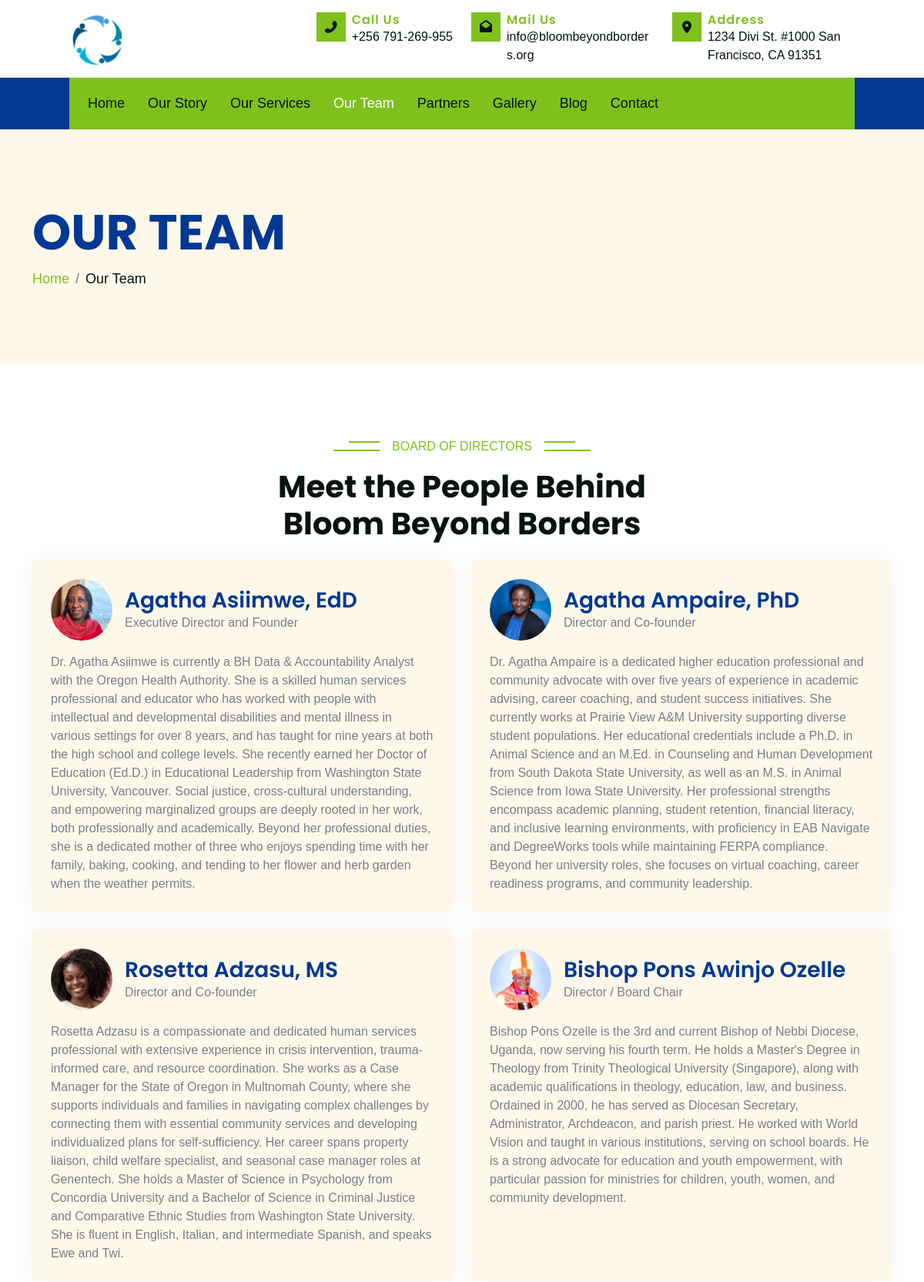
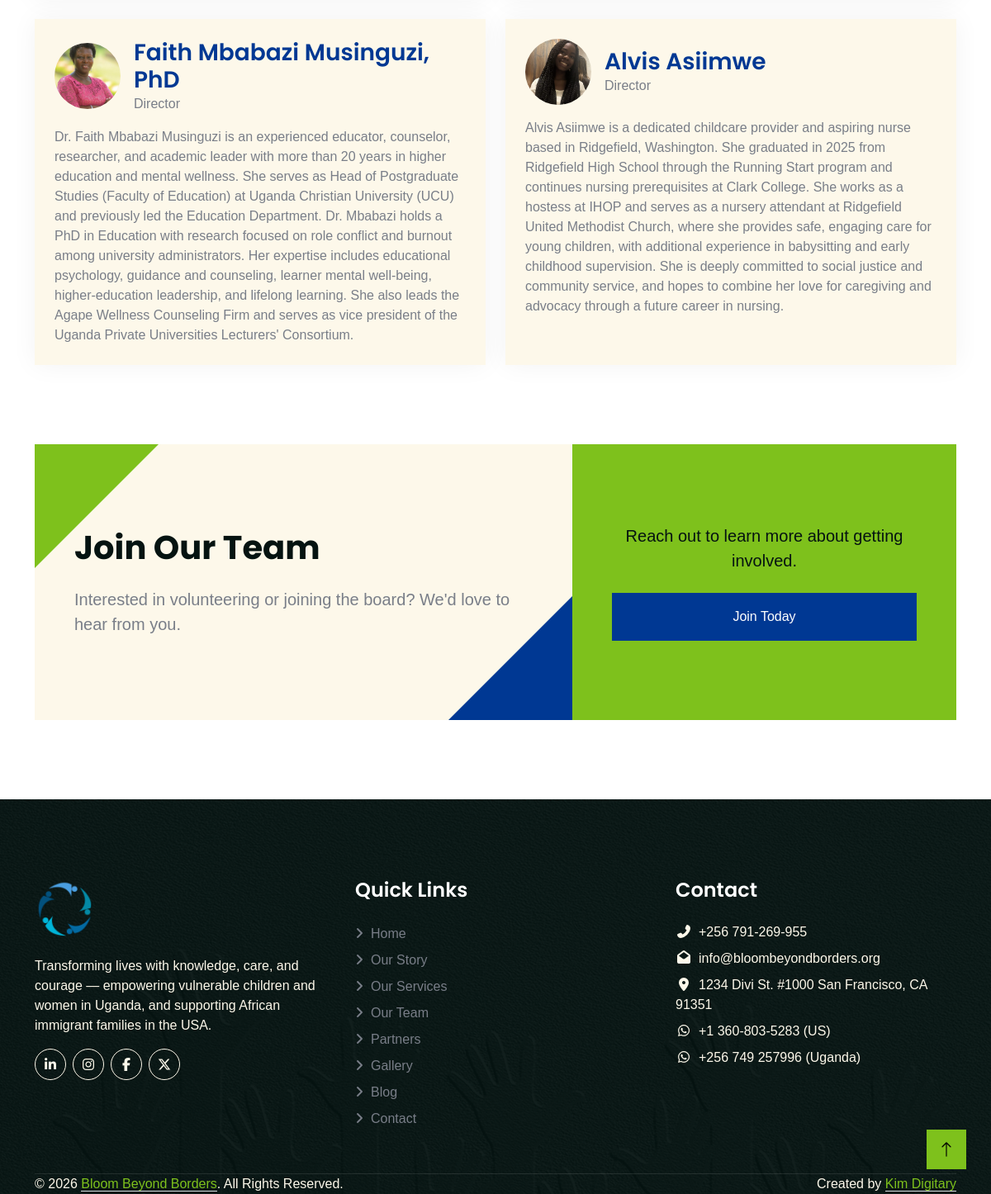
The app's page /our-team with its own data (2 pictures, top to bottom).
### tables this page shows
CREATE TABLE IF NOT EXISTS team_members (
    id INT UNSIGNED AUTO_INCREMENT PRIMARY KEY,
    name VARCHAR(150) NOT NULL,
    title VARCHAR(150) NOT NULL,
    bio TEXT NULL,
    photo_path VARCHAR(255) NULL,
    sort_order INT NOT NULL DEFAULT 0,
    created_at DATETIME NOT NULL DEFAULT CURRENT_TIMESTAMP,
    updated_at DATETIME NOT NULL DEFAULT CURRENT_TIMESTAMP ON UPDATE CURRENT_TIMESTAMP
);

### app/Core/Controller.php (called while the page is built, shortened)
<?php
abstract class Controller
{
    protected function view(string $view, array $data = []): void
    {
        $viewsDir = dirname(__DIR__) . '/Views';
        $viewPath = $viewsDir . '/' . $view . '.php';
        extract($data);
        require $viewsDir . '/partials/header.php';
        require $viewPath;
        require $viewsDir . '/partials/footer.php';
    }
}

### app/Controllers/TeamController.php (called while the page is built, shortened)
<?php
class TeamController extends Controller
{
    public function index(): void
    {
        $this->view('team/index', [
            'title' => 'Our Team - Bloom Beyond Borders',
            'pageTitle' => 'Our Team',
            'description' => 'Meet the board of directors leading Bloom Beyond Borders\' work supporting vulnerable children and women in Uganda and African immigrant families in the USA.',
            'teamMembers' => (new TeamMember())->all(),
        ]);
    }
}

### public/index.php (called while the page is built, shortened)
<?php
$router = new Router();
$router->get('/', [HomeController::class, 'index']);
$router->get('/our-story', [StoryController::class, 'index']);
$router->get('/our-services', [ServicesController::class, 'index']);
$router->get('/our-team', [TeamController::class, 'index']);
$router->get('/partners', [PartnersController::class, 'index']);
$router->get('/gallery', [GalleryController::class, 'index']);
$router->get('/blog', [BlogController::class, 'index']);
$router->get('/blog/{slug}', [BlogController::class, 'show']);
$router->post('/blog/{slug}/comments', [BlogController::class, 'submitComment']);
$router->get('/contact', [ContactController::class, 'index']);
$router->post('/contact', [ContactController::class, 'submit']);
$router->get('/sitemap.xml', [SitemapController::class, 'index']);
$router->get('/admin/login', [AdminAuthController::class, 'showLogin']);
$router->post('/admin/login', [AdminAuthController::class, 'login']);
$router->post('/admin/logout', [AdminAuthController::class, 'logout']);
$router->get('/admin/forgot-password', [AdminAuthController::class, 'showForgotPassword']);
$router->post('/admin/forgot-password', [AdminAuthController::class, 'forgotPassword']);
$router->get('/admin/set-password/{token}', [AdminAuthController::class, 'showSetPassword']);
$router->post('/admin/set-password/{token}', [AdminAuthController::class, 'setPassword']);
$router->get('/admin', [AdminDashboardController::class, 'index']);
$router->get('/admin/settings', [AdminSettingsController::class, 'index']);
$router->post('/admin/settings', [AdminSettingsController::class, 'update']);
$router->get('/admin/team', [AdminTeamController::class, 'index']);
$router->get('/admin/team/create', [AdminTeamController::class, 'create']);
$router->post('/admin/team', [AdminTeamController::class, 'store']);
$router->get('/admin/team/{id}/edit', [AdminTeamController::class, 'edit']);
$router->post('/admin/team/{id}', [AdminTeamController::class, 'update']);
$router->post('/admin/team/{id}/delete', [AdminTeamController::class, 'destroy']);
$router->get('/admin/partners', [AdminPartnersController::class, 'index']);
$router->get('/admin/partners/create', [AdminPartnersController::class, 'create']);
$router->post('/admin/partners', [AdminPartnersController::class, 'store']);
$router->get('/admin/partners/{id}/edit', [AdminPartnersController::class, 'edit']);
$router->post('/admin/partners/{id}', [AdminPartnersController::class, 'update']);
$router->post('/admin/partners/{id}/delete', [AdminPartnersController::class, 'destroy']);
$router->get('/admin/gallery', [AdminGalleryController::class, 'index']);
$router->get('/admin/gallery/create', [AdminGalleryController::class, 'createAlbum']);
$router->post('/admin/gallery', [AdminGalleryController::class, 'storeAlbum']);
$router->get('/admin/gallery/{id}/edit', [AdminGalleryController::class, 'editAlbum']);
$router->post('/admin/gallery/{id}', [AdminGalleryController::class, 'updateAlbum']);
$router->post('/admin/gallery/{id}/delete', [AdminGalleryController::class, 'destroyAlbum']);
$router->get('/admin/gallery/{id}', [AdminGalleryController::class, 'showAlbum']);
$router->post('/admin/gallery/{albumId}/images', [AdminGalleryController::class, 'storeImage']);
$router->get('/admin/gallery/{albumId}/images/{imageId}/edit', [AdminGalleryController::class, 'editImage']);
$router->post('/admin/gallery/{albumId}/images/{imageId}', [AdminGalleryController::class, 'updateImage']);
$router->post('/admin/gallery/{albumId}/images/{imageId}/delete', [AdminGalleryController::class, 'destroyImage']);
$router->get('/admin/blog', [AdminBlogController::class, 'index']);
$router->get('/admin/blog/create', [AdminBlogController::class, 'create']);
$router->post('/admin/blog', [AdminBlogController::class, 'store']);
$router->get('/admin/blog/{id}/edit', [AdminBlogController::class, 'edit']);
$router->post('/admin/blog/{id}', [AdminBlogController::class, 'update']);
$router->post('/admin/blog/{id}/delete', [AdminBlogController::class, 'destroy']);
$router->get('/admin/comments', [AdminCommentsController::class, 'index']);
$router->post('/admin/comments/{id}/approve', [AdminCommentsController::class, 'approve']);
$router->post('/admin/comments/{id}/delete', [AdminCommentsController::class, 'destroy']);
$router->get('/admin/contact', [AdminContactController::class, 'index']);
$router->post('/admin/contact/{id}/delete', [AdminContactController::class, 'destroy']);
$router->get('/admin/story', [AdminStoryController::class, 'index']);
$router->get('/admin/story/stats/create', [AdminStoryController::class, 'createStat']);
$router->post('/admin/story/stats', [AdminStoryController::class, 'storeStat']);
$router->get('/admin/story/stats/{id}/edit', [AdminStoryController::class, 'editStat']);
$router->post('/admin/story/stats/{id}', [AdminStoryController::class, 'updateStat']);
$router->post('/admin/story/stats/{id}/delete', [AdminStoryController::class, 'destroyStat']);
$router->get('/admin/story/finance/create', [AdminStoryController::class, 'createFinance']);
$router->post('/admin/story/finance', [AdminStoryController::class, 'storeFinance']);
$router->get('/admin/story/finance/{id}/edit', [AdminStoryController::class, 'editFinance']);
$router->post('/admin/story/finance/{id}', [AdminStoryController::class, 'updateFinance']);
$router->post('/admin/story/finance/{id}/delete', [AdminStoryController::class, 'destroyFinance']);
$router->post('/admin/story/letter', [AdminStoryController::class, 'updateLetter']);
$router->get('/admin/users', [AdminUsersController::class, 'index']);
$router->get('/admin/users/create', [AdminUsersController::class, 'create']);
$router->post('/admin/users', [AdminUsersController::class, 'store']);
$router->get('/admin/users/{id}/edit', [AdminUsersController::class, 'edit']);
$router->post('/admin/users/{id}', [AdminUsersController::class, 'update']);
$router->post('/admin/users/{id}/delete', [AdminUsersController::class, 'destroy']);
$router->post('/admin/users/{id}/send-link', [AdminUsersController::class, 'sendLink']);
$router->get('/admin/roles', [AdminRolesController::class, 'index']);
$router->get('/admin/roles/create', [AdminRolesController::class, 'create']);
$router->post('/admin/roles', [AdminRolesController::class, 'store']);
$router->get('/admin/roles/{id}/edit', [AdminRolesController::class, 'edit']);
$router->post('/admin/roles/{id}', [AdminRolesController::class, 'update']);
$router->post('/admin/roles/{id}/delete', [AdminRolesController::class, 'destroy']);
$router->get('/admin/account', [AdminAccountController::class, 'index']);
$router->post('/admin/account', [AdminAccountController::class, 'update']);
$router->dispatch($_SERVER['REQUEST_METHOD'], $_SERVER['REQUEST_URI']);

### app/Models/TeamMember.php (called while the page is built, shortened)
<?php
class TeamMember extends Model
{
    public function all(): array
    {
        return $this->db->query('SELECT * FROM team_members ORDER BY sort_order ASC, id ASC')->fetchAll();
    }
}

### app/Views/team/index.php (the view)
<?php
require dirname(__DIR__) . '/partials/page-header.php';
?>
<div class="container-fluid py-5">
    <div class="container">
        <div class="text-center mx-auto wow fadeIn" data-wow-delay="0.1s" style="max-width: 600px;">
            <p class="section-title bg-white text-center text-primary px-3">Board of Directors</p>
            <h2 class="display-6 mb-4">Meet the People Behind Bloom Beyond Borders</h2>
        </div>
        <?php if (!empty($teamMembers)): ?>
            <div class="row g-4 team-grid">
                <?php foreach ($teamMembers as $member): ?>
                    <div class="col-lg-6 wow fadeIn" data-wow-delay="0.1s">
                        <div class="donation-item h-100 p-4">
                            <div class="d-flex align-items-center mb-3">
                                <?php if (!empty($member['photo_path'])): ?>
                                    <img class="rounded-circle flex-shrink-0 me-3" style="width:80px;height:80px;object-fit:cover;object-position:center 20%;" src="/<?= htmlspecialchars(ltrim($member['photo_path'], '/')) ?>" alt="<?= htmlspecialchars($member['name']) ?>">
                                <?php else: ?>
                                    <div class="bg-light rounded-circle flex-shrink-0 me-3 d-flex align-items-center justify-content-center" style="width:80px;height:80px;">
                                        <i class="fa fa-user fa-2x text-primary"></i>
                                    </div>
                                <?php endif; ?>
                                <div>
                                    <h3 class="mb-0"><?= htmlspecialchars($member['name']) ?></h3>
                                    <span><?= htmlspecialchars($member['title']) ?></span>
                                </div>
                            </div>
                            <?php if (!empty($member['bio'])): ?>
                                <p class="mb-0"><?= htmlspecialchars($member['bio']) ?></p>
                            <?php endif; ?>
                        </div>
                    </div>
                <?php endforeach; ?>
            </div>
        <?php else: ?>
            <p class="text-center text-muted">Team member profiles will appear here once added via the back office.</p>
        <?php endif; ?>
    </div>
</div>
<div class="container-fluid donate py-5">
    <div class="container">
        <div class="row g-0">
            <div class="col-lg-7 donate-text bg-light py-5 wow fadeIn" data-wow-delay="0.1s">
                <div class="d-flex flex-column justify-content-center h-100 p-5 wow fadeIn" data-wow-delay="0.3s">
                    <h2 class="display-6 mb-4">Join Our Team</h2>
                    <p class="fs-5 mb-0">Interested in volunteering or joining the board? We'd love to hear from you.</p>
                </div>
            </div>
            <div class="col-lg-5 donate-form bg-primary py-5 text-center wow fadeIn" data-wow-delay="0.5s">
                <div class="h-100 p-5 d-flex flex-column justify-content-center">
                    <p class="fs-5 text-dark mb-4">Reach out to learn more about getting involved.</p>
                    <a href="/contact" class="btn btn-secondary py-3 w-100">Join Today</a>
                </div>
            </div>
        </div>
    </div>
</div>

### app/Core/Router.php (shortened to what this page needs)
<?php
class Router
{
    private array $routes = [];
    private function add(string $method, string $path, array $handler): void
    {
        $this->routes[] = [
            'method' => $method,
            'pattern' => $this->toPattern($path),
            'handler' => $handler,
        ];
    }
    private function toPattern(string $path): string
    {
        $pattern = preg_replace('#\{[a-zA-Z_][a-zA-Z0-9_]*\}#', '([^/]+)', $path);
        return '#^' . $pattern . '$#';
    }
    public function dispatch(string $method, string $uri): void
    {
        $path = parse_url($uri, PHP_URL_PATH) ?: '/';
        $path = rtrim($path, '/');
        foreach ($this->routes as $route) {
            if (preg_match($route['pattern'], $path, $matches)) {
                array_shift($matches);
                [$controllerClass, $action] = $route['handler'];
                $controller = new $controllerClass();
                $controller->$action(...$matches);
                return;
            }
        }
    }
}

### records on screen
team_members: photo_path (picture), name "Agatha Asiimwe, EdD", title "Executive Director and Founder", bio "Dr. Agatha Asiimwe is currently a BH Data & Accountability Analyst with the Oregon Health Authority. She is a skilled human services professional and educator who has worked with people with intellectual and developmental disabilities and mental illness in various settings for over 8 years, and has taught for nine years at both the high school and college levels. She recently earned her Doctor of Education (Ed.D.) in Educational Leadership from Washington State University, Vancouver. Social justice, cross-cultural understanding, and empowering marginalized groups are deeply rooted in her work, both professionally and academically. Beyond her professional duties, she is a dedicated mother of…"
team_members: photo_path (picture), name "Agatha Ampaire, PhD", title "Director and Co-founder", bio "Dr. Agatha Ampaire is a dedicated higher education professional and community advocate with over five years of experience in academic advising, career coaching, and student success initiatives. She currently works at Prairie View A&M University supporting diverse student populations. Her educational credentials include a Ph.D. in Animal Science and an M.Ed. in Counseling and Human Development from South Dakota State University, as well as an M.S. in Animal Science from Iowa State University. Her professional strengths encompass academic planning, student retention, financial literacy, and inclusive learning environments, with proficiency in EAB Navigate and DegreeWorks tools while…"
team_members: photo_path (picture), name "Rosetta Adzasu, MS", title "Director and Co-founder", bio "Rosetta Adzasu is a compassionate and dedicated human services professional with extensive experience in crisis intervention, trauma-informed care, and resource coordination. She works as a Case Manager for the State of Oregon in Multnomah County, where she supports individuals and families in navigating complex challenges by connecting them with essential community services and developing individualized plans for self-sufficiency. Her career spans property liaison, child welfare specialist, and seasonal case manager roles at Genentech. She holds a Master of Science in Psychology from Concordia University and a Bachelor of Science in Criminal Justice and Comparative Ethnic Studies from…"
team_members: photo_path (picture), name "Bishop Pons Awinjo Ozelle", title "Director / Board Chair", bio "Bishop Pons Ozelle is the 3rd and current Bishop of Nebbi Diocese, Uganda, now serving his fourth term. He holds a Master's Degree in Theology from Trinity Theological University (Singapore), along with academic qualifications in theology, education, law, and business. Ordained in 2000, he has served as Diocesan Secretary, Administrator, Archdeacon, and parish priest. He worked with World Vision and taught in various institutions, serving on school boards. He is a strong advocate for education and youth empowerment, with particular passion for ministries for children, youth, women, and community development."
team_members: photo_path (picture), name "Faith Mbabazi Musinguzi, PhD", title "Director", bio "Dr. Faith Mbabazi Musinguzi is an experienced educator, counselor, researcher, and academic leader with more than 20 years in higher education and mental wellness. She serves as Head of Postgraduate Studies (Faculty of Education) at Uganda Christian University (UCU) and previously led the Education Department. Dr. Mbabazi holds a PhD in Education with research focused on role conflict and burnout among university administrators. Her expertise includes educational psychology, guidance and counseling, learner mental well-being, higher-education leadership, and lifelong learning. She also leads the Agape Wellness Counseling Firm and serves as vice president of the Uganda Private Universities…"
team_members: photo_path (picture), name "Alvis Asiimwe", title "Director", bio "Alvis Asiimwe is a dedicated childcare provider and aspiring nurse based in Ridgefield, Washington. She graduated in 2025 from Ridgefield High School through the Running Start program and continues nursing prerequisites at Clark College. She works as a hostess at IHOP and serves as a nursery attendant at Ridgefield United Methodist Church, where she provides safe, engaging care for young children, with additional experience in babysitting and early childhood supervision. She is deeply committed to social justice and community service, and hopes to combine her love for caregiving and advocacy through a future career in nursing."

### other values on screen
$settings['contact_phone'] "+256 791-269-955"
$settings['contact_email'] "info@bloombeyondborders.org"
$settings['contact_address'] "1234 Divi St. #1000 San Francisco, CA 91351"
$label "Home"
$label "Our Story"
$label "Our Services"
$label "Our Team"
$label "Partners"
$label "Gallery"
$label "Blog"
$label "Contact"
$settings['whatsapp_us'] "+1 360-803-5283"
$settings['whatsapp_ug'] "+256 749 257996"
